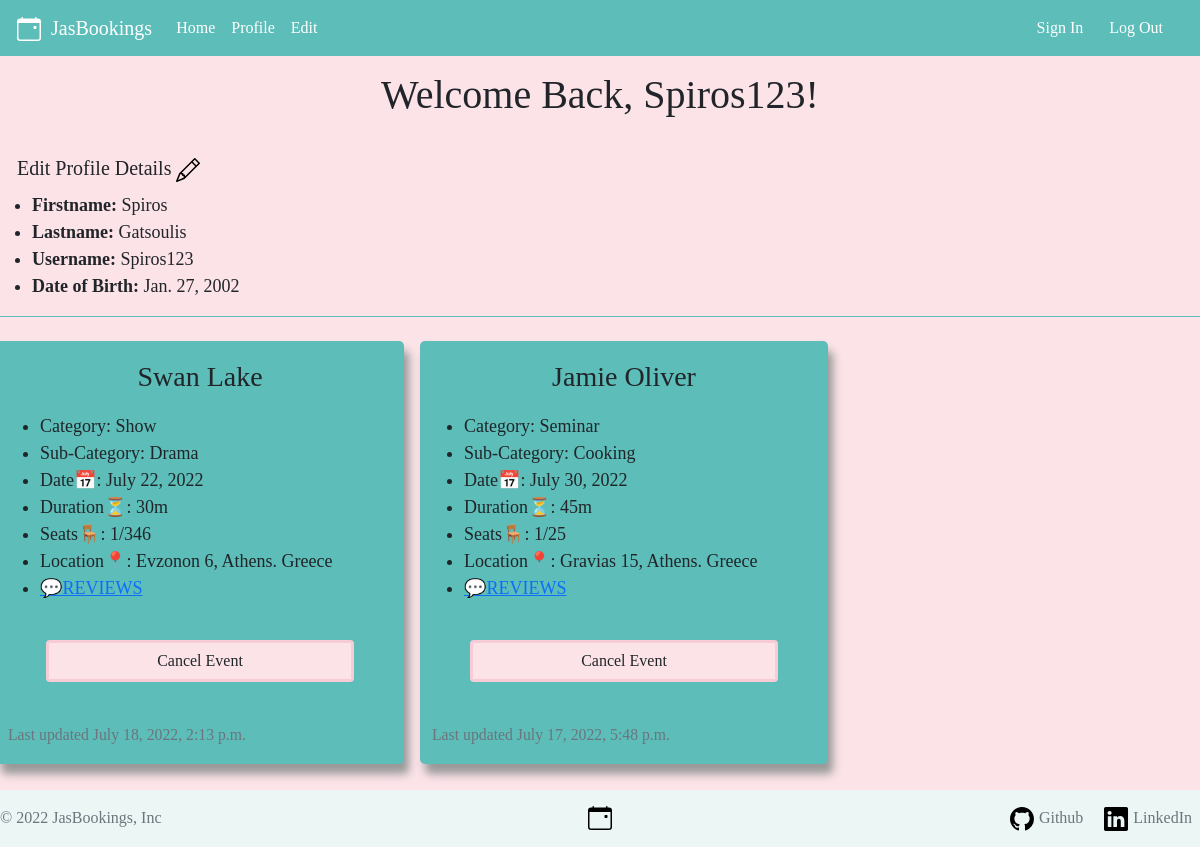
/events/profile/ (signed in), run on an earlier commit of the app's database.
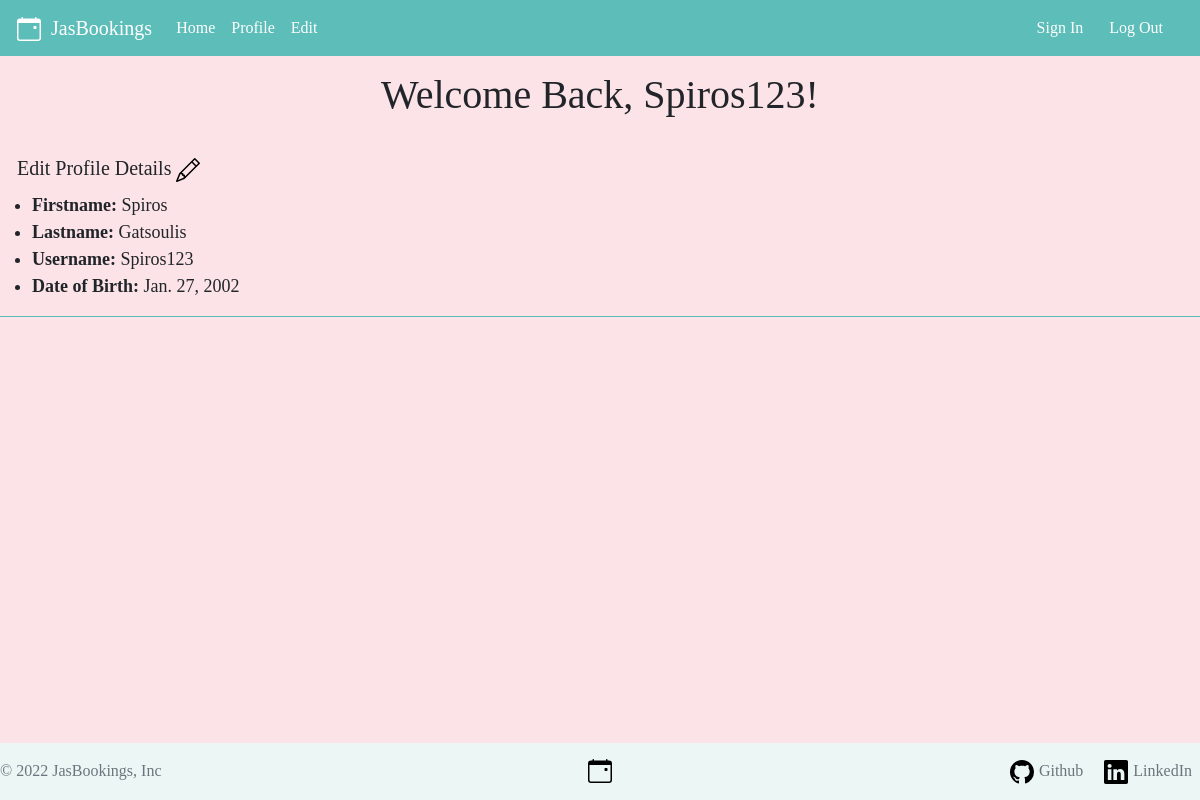
And on a later commit of the database.
### events/models.py (models this page shows)
class Profile(models.Model):
    user = models.OneToOneField(User, on_delete=models.CASCADE)
    dob = models.DateField(null=True, blank=True)
    created_at = models.DateTimeField(auto_now_add=True)
    updated_at = models.DateTimeField(auto_now=True)
    events = models.ManyToManyField(Event, blank=True, related_name='users')

class Event(models.Model):
    title = models.CharField(max_length=64)
    date = models.DateField()
    duration = models.IntegerField() #In minutes
    likes = models.ManyToManyField(User, blank= True, related_name='liked_events')
    image = models.ImageField(upload_to='images/')
    created_at = models.DateTimeField(auto_now_add=True)
    updated_at = models.DateTimeField(auto_now=True)
    sub_category = models.ForeignKey(Sub_category, on_delete=models.CASCADE)
    location = models.ForeignKey(Location, on_delete=models.CASCADE)
    def __str__(self):
        return f'{self.title}, {self.sub_category}.'

class Sub_category(models.Model):
    name = models.CharField(max_length=32)
    category = models.ForeignKey(Category, on_delete=models.CASCADE)
    def __str__(self):
        return f"{self.name}"

class Category(models.Model):
    name = models.CharField(max_length=32)
    def __str__(self):
        return f"{self.name}"

class Location(models.Model):
    city = models.CharField(max_length=64)
    country = models.CharField(max_length=32)
    street = models.CharField(max_length=64)
    street_num = models.IntegerField()
    capacity = models.IntegerField()
    def __str__(self):
        return f'{self.street} {self.street_num}, {self.city}. {self.country}'

### events/views.py (the view)
# urls.py: path('profile/', views.profile, name='profile'),
@login_required
def profile(req):
    logger.info('Loading profile.html')
    if req.method == 'POST':
        logger.info(f'Received POST request: {req.POST}')
        user_form = UserForm(req.POST, instance=req.user)
        profile_form = ProfileForm(req.POST, instance=req.user.profile)
        if user_form.is_valid() and profile_form.is_valid():
            user_form.save()
            profile_form.save()
            return HttpResponseRedirect(reverse(profile))
        logger.error('Error in updating the profile')
    else:
        user_form = UserForm(instance=req.user)
        profile_form = ProfileForm(instance=req.user.profile)
    currentUserProfile = Profile.objects.filter(pk = req.user.id)
    context = {
        'user_form': user_form,
        'profile_form': profile_form,
        'profile': Profile.objects.get(user=req.user),
        'events':currentUserProfile[0].events.all()
    }
    return render(req, 'events/profile.html', context)

### events/templates/events/profile.html (shortened to what this page needs)
{% extends "events/base.html" %} {% load static %} {% block body %}
<h1>Welcome Back, {{profile.user.username}}!</h1>
<div class = "profile-menu">
    <button class="btn btn-lg">Edit Profile Details<img class="svg" src="{% static 'svgIcons/pencil.svg' %}" alt="pencil"></button>
</div>
<div class="profile-details">
  <ul>
    <li><strong>Firstname:</strong> {{profile.user.first_name}}</li>
    <li><strong>Lastname:</strong> {{profile.user.last_name}}</li>
    <li><strong>Username:</strong> {{profile.user.username}}</li>
    <li><strong>Date of Birth:</strong> {{profile.dob}}</li>
  </ul>
</div>
<hr>
<div class="row booked-events">
    {% for event in events %}
    <div class="col-4 m-2">
      <h3>{{event.title}} </h3>
      <ul>
        <li> Category: {{event.sub_category.category}} </li>
        <li> Sub-Category: {{event.sub_category}} </li>
        <li> Date📅: {{event.date }}</li>
        <li> Duration⏳: {{event.duration}}m </li>
        <li> Seats🪑: {{event.users.count}}/{{event.location.capacity}}</li>
        <li> Location📍: {{event.location}} </li>
        <li><a href="#">💬REVIEWS</a></li>
      </ul>
      <form action="{% url 'book_event' event.pk %}" method="POST">
          <button
            type="submit"
            name="event_id"
            value="{{ event.id }}"
            class="btn book"
            >Cancel Event</button
          >
        </form>
      <p
        ><small class="text-muted"
          >Last updated {{event.updated_at}}</small
        ></p
      >
    </div>
    {% endfor %}</div
  >
{%endblock %}

### events/templates/events/base.html (shortened to what this page needs)
{% load static %}
<!DOCTYPE html>
<html lang="en">
  <head>
    <link rel="stylesheet" href="{% static 'boot/css/bootstrap.min.css' %}" />
    <link
      rel="stylesheet"
      href="{% static 'events/css/style.css' %}"
      type="text/css"
    />
    <link
      rel="stylesheet"
      href="{% static 'datePicker/css/datepicker.min.css' %}"
    />
  </head>
  <nav class="navbar sticky-top navbar-expand-md navbar-dark" id="navbar">
    <div class="container-fluid">
      <a class="navbar-brand" href="{% url 'index' %}">
        <img
          src="{% static 'svgIcons/calendar.svg' %}"
          alt="calendar"
          class="d-inline-block align-text-top svg filter-white"
        />
        JasBookings
      </a>
      <div class="collapse navbar-collapse flex" id="navbarNavAltMarkup">
        <div class="navbar-nav">
          <a
            class="nav-link active"
            aria-current="page"
            href="{% url 'index' %}"
            >Home</a
          >
          <a
            class="nav-link active"
            aria-current="page"
            href="{% url 'profile' %}"
            >Profile</a
          >
          <a class="nav-link active" aria-current="page" href="{% url 'edit' %}"
            >Edit</a
          >
        </div>
      </div>
      <div class="container d-inline-flex justify-content-end">
        <button id="signIn" class="btn" type="button"
          ><a href="{% url 'register' %}">Sign In</a></button
        >
        <button id="logOut" class="btn" type="button"
          ><a href="{% url 'logout' %}">Log Out</a></button
        >
      </div>
    </div>
  </nav>
  <body>
    {% block body %} {% endblock %}
    <div class="container footer">
      <nav class="navbar fixed-bottom navbar-expand-md footer">
        <p class="col-md-4 mb-0 text-muted">© 2022 JasBookings, Inc</p>
        <a
          href="{% url 'index' %}"
          class="col-md-4 d-flex align-items-center justify-content-center mb-3 mb-md-0 me-md-auto link-dark text-decoration-none"
        >
          <img
            src="{% static 'svgIcons/calendar.svg' %}"
            alt="calendar"
            class="d-inline-block align-text-top svg"
          />
        </a>
        <ul class="nav col-md-4 justify-content-end">
          <li class="nav-item"
            ><a
              href="https://github.com/JasonGri"
              class="nav-link px-2 text-muted"
              ><img
                src="{% static 'svgIcons/github.svg' %}"
                class="svg"
              />Github</a
            >
          </li>
          <li class="nav-item"
            ><a
              href="https://l.messenger.com/l.php?u=http%3A%2F%2Fwww.linkedin.com%2Fin%2Fjason-grivas-b94b7b212&h=AT2F7xNingnQn8dT2Vw9c50RoT6ZHCdK32rqYdkaQk_7LL8UvKhxxO4cNi_u7Cb03m9AeGjm-QSG7wMDQwnR2EOfNWziVJq36A7vHFzNhSIE5ZDBe0RjuGw_1WzXMOlwEqgG0g"
              class="nav-link px-2 text-muted"
              ><img
                src="{% static 'svgIcons/linkedin.svg' %}"
                class="svg"
              />LinkedIn</a
            ></li
          >
        </ul>
      </nav>
    </div>
  </body>
</html>

### events/static/events/css/style.css (style rules this page uses)
body { background-color: #fbe3e8; font-family: Century Gothic; margin-bottom: 75px; }
h1 { text-align: center; margin: 15px 0 25px 0; }
hr { background-color: #5cbdb9; border: none; opacity: 100%; }
.svg { width: 34px; height: 24px; }
.filter-white { filter: invert(100%) sepia(1%) saturate(7494%) hue-rotate(67deg) brightness(107%) contrast(99%); }
#navbar { background-color: #5cbdb9; }
#navbar a { color: #fff; text-decoration: none; }
.footer nav { background-color: #ebf6f5; }
.profile-details { font-size: large; }

What changed in the data, as far as the page shows it:
removed Event: title "Swan Lake", sub_category.category "Show", sub_category "Drama", date "July 22, 2022", duration "30", users.count "1", location.capacity "346", location "Evzonon 6, Athens. Greece", updated_at "July 18, 2022, 2:13 p.m."
removed Event: title "Jamie Oliver", sub_category.category "Seminar", sub_category "Cooking", date "July 30, 2022", duration "45", users.count "1", location.capacity "25", location "Gravias 15, Athens. Greece", updated_at "July 17, 2022, 5:48 p.m."
